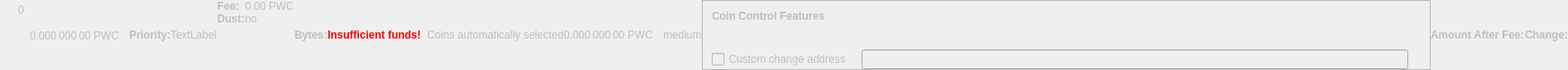
    <widget class="QWidget" name="dummyHideWidget" native="true">
     <property name="enabled">
      <bool>false</bool>
     </property>
     <property name="maximumSize">
      <size>
       <width>100</width>
       <height>22</height>
      </size>
     </property>
     <layout class="QHBoxLayout" name="dummyHideLayout">
      <property name="spacing">
       <number>0</number>
      </property>
      <property name="margin">
       <number>0</number>
      </property>
      <item>
       <layout class="QFormLayout" name="formLayoutCoinControl1">
        <property name="horizontalSpacing">
         <number>10</number>
        </property>
        <property name="verticalSpacing">
         <number>14</number>
        </property>
        <property name="leftMargin">
         <number>10</number>
        </property>
        <property name="topMargin">
         <number>4</number>
        </property>
        <property name="rightMargin">
         <number>6</number>
        </property>
        <item row="0" column="1">
         <widget class="QLabel" name="labelCoinControlBytes">
          <property name="cursor">
           <cursorShape>IBeamCursor</cursorShape>
          </property>
          <property name="contextMenuPolicy">
           <enum>Qt::ActionsContextMenu</enum>
          </property>
          <property name="text">
           <string notr="true">0</string>
          </property>
          <property name="textInteractionFlags">
           <set>Qt::LinksAccessibleByMouse|Qt::TextSelectableByKeyboard|Qt::TextSelectableByMouse</set>
          </property>
         </widget>
        </item>
       </layout>
      </item>
      <item>
       <widget class="QLabel" name="labelCoinControlAfterFee">
        <property name="enabled">
         <bool>false</bool>
        </property>
        <property name="sizePolicy">
         <sizepolicy hsizetype="Fixed" vsizetype="Fixed">
          <horstretch>0</horstretch>
          <verstretch>0</verstretch>
         </sizepolicy>
        </property>
        <property name="minimumSize">
         <size>
          <width>111</width>
          <height>12</height>
         </size>
        </property>
        <property name="maximumSize">
         <size>
          <width>111</width>
          <height>12</height>
         </size>
        </property>
        <property name="cursor">
         <cursorShape>IBeamCursor</cursorShape>
        </property>
        <property name="contextMenuPolicy">
         <enum>Qt::ActionsContextMenu</enum>
        </property>
        <property name="text">
         <string notr="true">0.000 000 00 PWC</string>
        </property>
        <property name="textInteractionFlags">
         <set>Qt::LinksAccessibleByMouse|Qt::TextSelectableByKeyboard|Qt::TextSelectableByMouse</set>
        </property>
       </widget>
      </item>
      <item>
       <widget class="QLabel" name="labelCoinControlPriorityText">
        <property name="enabled">
         <bool>false</bool>
        </property>
        <property name="font">
         <font>
          <weight>75</weight>
          <bold>true</bold>
         </font>
        </property>
        <property name="text">
         <string>Priority:</string>
        </property>
       </widget>
      </item>
      <item>
       <layout class="QHBoxLayout" name="horizontalLayout">
        <item>
         <widget class="QLabel" name="WarningLabel">
          <property name="text">
           <string>TextLabel</string>
          </property>
         </widget>
        </item>
       </layout>
      </item>
      <item>
       <layout class="QFormLayout" name="formLayoutCoinControl3">
        <property name="horizontalSpacing">
         <number>0</number>
        </property>
        <property name="verticalSpacing">
         <number>0</number>
        </property>
        <property name="leftMargin">
         <number>0</number>
        </property>
        <property name="topMargin">
         <number>0</number>
        </property>
        <property name="rightMargin">
         <number>0</number>
        </property>
        <item row="0" column="0">
         <widget class="QLabel" name="labelCoinControlFeeText">
          <property name="enabled">
           <bool>false</bool>
          </property>
          <property name="font">
           <font>
            <weight>75</weight>
            <bold>true</bold>
           </font>
          </property>
          <property name="text">
           <string>Fee:</string>
          </property>
          <property name="margin">
           <number>0</number>
          </property>
         </widget>
        </item>
        <item row="0" column="1">
         <widget class="QLabel" name="labelCoinControlFee">
          <property name="enabled">
           <bool>false</bool>
          </property>
          <property name="cursor">
           <cursorShape>IBeamCursor</cursorShape>
          </property>
          <property name="contextMenuPolicy">
           <enum>Qt::ActionsContextMenu</enum>
          </property>
          <property name="text">
           <string notr="true">0.00 PWC</string>
          </property>
          <property name="textInteractionFlags">
           <set>Qt::LinksAccessibleByMouse|Qt::TextSelectableByKeyboard|Qt::TextSelectableByMouse</set>
          </property>
         </widget>
        </item>
        <item row="1" column="0">
         <widget class="QLabel" name="labelCoinControlLowOutputText">
          <property name="enabled">
           <bool>false</bool>
          </property>
          <property name="font">
           <font>
            <weight>75</weight>
            <bold>true</bold>
           </font>
          </property>
          <property name="text">
           <string>Dust:</string>
          </property>
         </widget>
        </item>
        <item row="1" column="1">
         <widget class="QLabel" name="labelCoinControlLowOutput">
          <property name="enabled">
           <bool>false</bool>
          </property>
          <property name="cursor">
           <cursorShape>IBeamCursor</cursorShape>
          </property>
          <property name="contextMenuPolicy">
           <enum>Qt::ActionsContextMenu</enum>
          </property>
          <property name="text">
           <string>no</string>
          </property>
          <property name="textInteractionFlags">
           <set>Qt::LinksAccessibleByMouse|Qt::TextSelectableByKeyboard|Qt::TextSelectableByMouse</set>
          </property>
         </widget>
        </item>
       </layout>
      </item>
      <item>
       <widget class="QLabel" name="labelCoinControlBytesText">
        <property name="enabled">
         <bool>false</bool>
        </property>
        <property name="font">
         <font>
          <weight>75</weight>
          <bold>true</bold>
         </font>
        </property>
        <property name="text">
         <string>Bytes:</string>
        </property>
       </widget>
      </item>
      <item>
       <layout class="QFormLayout" name="formLayoutCoinControl2">
        <property name="horizontalSpacing">
         <number>0</number>
        </property>
        <property name="verticalSpacing">
         <number>0</number>
        </property>
        <property name="leftMargin">
         <number>0</number>
        </property>
        <property name="topMargin">
         <number>0</number>
        </property>
        <property name="rightMargin">
         <number>0</number>
        </property>
       </layout>
      </item>
      <item>
       <layout class="QHBoxLayout" name="horizontalLayoutCoinControl2">
        <property name="spacing">
         <number>0</number>
        </property>
        <property name="bottomMargin">
         <number>0</number>
        </property>
       </layout>
      </item>
      <item>
       <widget class="QLabel" name="labelCoinControlInsuffFunds">
        <property name="enabled">
         <bool>false</bool>
        </property>
        <property name="minimumSize">
         <size>
          <width>0</width>
          <height>0</height>
         </size>
        </property>
        <property name="font">
         <font>
          <weight>75</weight>
          <bold>true</bold>
         </font>
        </property>
        <property name="styleSheet">
         <string notr="true">color:red;font-weight:bold;</string>
        </property>
        <property name="text">
         <string>Insufficient funds!</string>
        </property>
        <property name="margin">
         <number>5</number>
        </property>
       </widget>
      </item>
      <item>
       <layout class="QFormLayout" name="formLayoutCoinControl4">
        <property name="horizontalSpacing">
         <number>0</number>
        </property>
        <property name="verticalSpacing">
         <number>0</number>
        </property>
        <property name="leftMargin">
         <number>0</number>
        </property>
        <property name="topMargin">
         <number>0</number>
        </property>
        <property name="rightMargin">
         <number>0</number>
        </property>
       </layout>
      </item>
      <item>
       <widget class="QLabel" name="labelCoinControlChangeLabel">
        <property name="enabled">
         <bool>false</bool>
        </property>
        <property name="sizePolicy">
         <sizepolicy hsizetype="Preferred" vsizetype="Expanding">
          <horstretch>0</horstretch>
          <verstretch>0</verstretch>
         </sizepolicy>
        </property>
        <property name="minimumSize">
         <size>
          <width>0</width>
          <height>0</height>
         </size>
        </property>
        <property name="text">
         <string/>
        </property>
        <property name="margin">
         <number>3</number>
        </property>
       </widget>
      </item>
      <item>
       <widget class="QLabel" name="labelCoinControlAutomaticallySelected">
        <property name="enabled">
         <bool>false</bool>
        </property>
        <property name="sizePolicy">
         <sizepolicy hsizetype="Fixed" vsizetype="Fixed">
          <horstretch>0</horstretch>
          <verstretch>0</verstretch>
         </sizepolicy>
        </property>
        <property name="minimumSize">
         <size>
          <width>0</width>
          <height>0</height>
         </size>
        </property>
        <property name="maximumSize">
         <size>
          <width>240</width>
          <height>16777215</height>
         </size>
        </property>
        <property name="text">
         <string>Coins automatically selected</string>
        </property>
        <property name="margin">
         <number>5</number>
        </property>
       </widget>
      </item>
      <item>
       <widget class="QLabel" name="labelCoinControlChange">
        <property name="enabled">
         <bool>false</bool>
        </property>
        <property name="sizePolicy">
         <sizepolicy hsizetype="Fixed" vsizetype="Fixed">
          <horstretch>0</horstretch>
          <verstretch>0</verstretch>
         </sizepolicy>
        </property>
        <property name="minimumSize">
         <size>
          <width>111</width>
          <height>0</height>
         </size>
        </property>
        <property name="maximumSize">
         <size>
          <width>111</width>
          <height>16777215</height>
         </size>
        </property>
        <property name="cursor">
         <cursorShape>IBeamCursor</cursorShape>
        </property>
        <property name="contextMenuPolicy">
         <enum>Qt::ActionsContextMenu</enum>
        </property>
        <property name="text">
         <string notr="true">0.000 000 00 PWC</string>
        </property>
        <property name="textInteractionFlags">
         <set>Qt::LinksAccessibleByMouse|Qt::TextSelectableByKeyboard|Qt::TextSelectableByMouse</set>
        </property>
       </widget>
      </item>
      <item>
       <widget class="QLabel" name="labelCoinControlPriority">
        <property name="enabled">
         <bool>false</bool>
        </property>
        <property name="cursor">
         <cursorShape>IBeamCursor</cursorShape>
        </property>
        <property name="contextMenuPolicy">
         <enum>Qt::ActionsContextMenu</enum>
        </property>
        <property name="text">
         <string>medium</string>
        </property>
        <property name="textInteractionFlags">
         <set>Qt::LinksAccessibleByMouse|Qt::TextSelectableByKeyboard|Qt::TextSelectableByMouse</set>
        </property>
       </widget>
      </item>
      <item>
       <widget class="QFrame" name="frameCoinControl">
        <property name="sizePolicy">
         <sizepolicy hsizetype="Expanding" vsizetype="Expanding">
          <horstretch>0</horstretch>
          <verstretch>0</verstretch>
         </sizepolicy>
        </property>
        <property name="maximumSize">
         <size>
          <width>16777215</width>
          <height>16777215</height>
         </size>
        </property>
        <property name="frameShape">
         <enum>QFrame::StyledPanel</enum>
        </property>
        <property name="frameShadow">
         <enum>QFrame::Sunken</enum>
        </property>
        <layout class="QVBoxLayout" name="verticalLayoutCoinControl2_2">
         <property name="spacing">
          <number>0</number>
         </property>
         <property name="margin">
          <number>0</number>
         </property>
         <item>
          <layout class="QVBoxLayout" name="verticalLayoutCoinControl" stretch="0,0,0,1">
           <property name="spacing">
            <number>0</number>
           </property>
           <property name="leftMargin">
            <number>10</number>
           </property>
           <property name="topMargin">
            <number>10</number>
           </property>
           <item>
            <layout class="QHBoxLayout" name="horizontalLayoutCoinControl1">
             <property name="bottomMargin">
              <number>15</number>
             </property>
             <item>
              <widget class="QLabel" name="labelCoinControlFeatures">
               <property name="enabled">
                <bool>false</bool>
               </property>
               <property name="sizePolicy">
                <sizepolicy hsizetype="Preferred" vsizetype="Maximum">
                 <horstretch>0</horstretch>
                 <verstretch>0</verstretch>
                </sizepolicy>
               </property>
               <property name="font">
                <font>
                 <weight>75</weight>
                 <bold>true</bold>
                </font>
               </property>
               <property name="styleSheet">
                <string notr="true">font-weight:bold;</string>
               </property>
               <property name="text">
                <string>Coin Control Features</string>
               </property>
              </widget>
             </item>
            </layout>
           </item>
           <item>
            <widget class="QWidget" name="widgetCoinControl" native="true">
             <property name="sizePolicy">
              <sizepolicy hsizetype="Preferred" vsizetype="Preferred">
               <horstretch>0</horstretch>
               <verstretch>0</verstretch>
              </sizepolicy>
             </property>
             <property name="minimumSize">
              <size>
               <width>0</width>
               <height>0</height>
              </size>
             </property>
             <property name="styleSheet">
              <string notr="true"/>
             </property>
             <layout class="QHBoxLayout" name="horizontalLayoutCoinControl5_2">
              <property name="margin">
               <number>0</number>
              </property>
              <item>
               <layout class="QHBoxLayout" name="horizontalLayoutCoinControl3">
                <property name="spacing">
                 <number>20</number>
                </property>
                <property name="topMargin">
                 <number>0</number>
                </property>
                <property name="bottomMargin">
                 <number>10</number>
                </property>
               </layout>
              </item>
             </layout>
            </widget>
           </item>
           <item>
            <layout class="QHBoxLayout" name="horizontalLayoutCoinControl4" stretch="0,0,0">
             <property name="spacing">
              <number>12</number>
             </property>
             <property name="sizeConstraint">
              <enum>QLayout::SetDefaultConstraint</enum>
             </property>
             <property name="topMargin">
              <number>5</number>
             </property>
             <property name="rightMargin">
              <number>5</number>
             </property>
             <item>
              <widget class="QCheckBox" name="checkBoxCoinControlChange">
               <property name="enabled">
                <bool>false</bool>
               </property>
               <property name="toolTip">
                <string>If this is activated, but the change address is empty or invalid, change will be sent to a newly generated address.</string>
               </property>
               <property name="text">
                <string>Custom change address</string>
               </property>
              </widget>
             </item>
             <item>
              <widget class="QValidatedLineEdit" name="lineEditCoinControlChange">
               <property name="enabled">
                <bool>false</bool>
               </property>
               <property name="sizePolicy">
                <sizepolicy hsizetype="Expanding" vsizetype="Fixed">
                 <horstretch>0</horstretch>
                 <verstretch>0</verstretch>
                </sizepolicy>
               </property>
              </widget>
             </item>
             <item>
              <widget class="QLabel" name="labelCoinControlChangeLabel_2">
               <property name="sizePolicy">
                <sizepolicy hsizetype="Preferred" vsizetype="Expanding">
                 <horstretch>0</horstretch>
                 <verstretch>0</verstretch>
                </sizepolicy>
               </property>
               <property name="minimumSize">
                <size>
                 <width>0</width>
                 <height>0</height>
                </size>
               </property>
               <property name="text">
                <string/>
               </property>
               <property name="margin">
                <number>3</number>
               </property>
              </widget>
             </item>
            </layout>
           </item>
           <item>
            <spacer name="verticalSpacerCoinControl">
             <property name="orientation">
              <enum>Qt::Vertical</enum>
             </property>
             <property name="sizeHint" stdset="0">
              <size>
               <width>800</width>
               <height>1</height>
              </size>
             </property>
            </spacer>
           </item>
          </layout>
         </item>
        </layout>
       </widget>
      </item>
      <item>
       <widget class="QLabel" name="labelCoinControlAfterFeeText">
        <property name="enabled">
         <bool>false</bool>
        </property>
        <property name="minimumSize">
         <size>
          <width>0</width>
          <height>0</height>
         </size>
        </property>
        <property name="maximumSize">
         <size>
          <width>16777215</width>
          <height>16777215</height>
         </size>
        </property>
        <property name="font">
         <font>
          <weight>75</weight>
          <bold>true</bold>
         </font>
        </property>
        <property name="text">
         <string>Amount After Fee:</string>
        </property>
        <property name="alignment">
         <set>Qt::AlignLeading|Qt::AlignLeft|Qt::AlignVCenter</set>
        </property>
        <property name="margin">
         <number>0</number>
        </property>
       </widget>
      </item>
      <item>
       <widget class="QLabel" name="labelCoinControlChangeText">
        <property name="enabled">
         <bool>false</bool>
        </property>
        <property name="sizePolicy">
         <sizepolicy hsizetype="Preferred" vsizetype="Preferred">
          <horstretch>0</horstretch>
          <verstretch>0</verstretch>
         </sizepolicy>
        </property>
        <property name="minimumSize">
         <size>
          <width>0</width>
          <height>0</height>
         </size>
        </property>
        <property name="maximumSize">
         <size>
          <width>16777215</width>
          <height>16777215</height>
         </size>
        </property>
        <property name="font">
         <font>
          <weight>75</weight>
          <bold>true</bold>
         </font>
        </property>
        <property name="text">
         <string>Change:</string>
        </property>
        <property name="alignment">
         <set>Qt::AlignLeading|Qt::AlignLeft|Qt::AlignVCenter</set>
        </property>
       </widget>
      </item>
     </layout>
    </widget>
